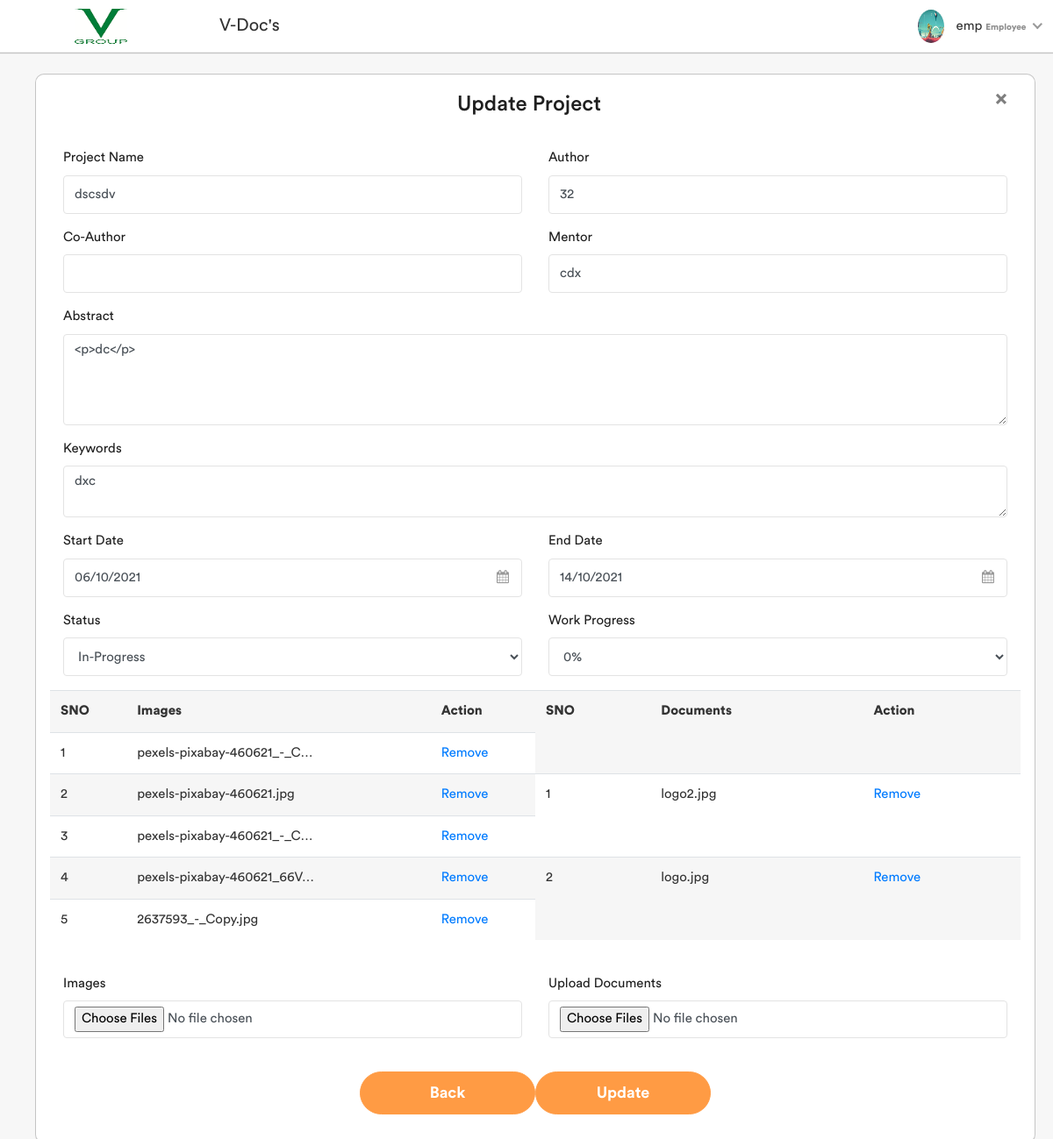
Screenshot of /project_update/1/ (signed in) with the database file from the repository.
### user/models.py (models this page shows, shortened)
class Employee(models.Model):
    user = models.OneToOneField(User,on_delete=models.CASCADE)
    phone_no = models.BigIntegerField()
    profile_pic = models.ImageField(upload_to='Users/Profile_pictures',null=True,blank=True)
    gender = models.CharField(max_length=6, choices=gender_choices)
    address = models.TextField()
    date_of_join = models.DateTimeField(default=datetime.now())
    remark = models.TextField(max_length=500)

### projects/models.py (models this page shows, shortened)
class Projects(models.Model):
    Author = models.ForeignKey(Employee, on_delete=models.CASCADE, null=True, blank=True)
    co_author = MultiSelectField(choices=co_author_choices, null=True, blank=True, max_choices=5)
    title = models.CharField(max_length=100, unique=True)
    abstract = models.TextField(max_length=500)
    project_keywords = models.TextField(max_length=500)
    mentor = models.CharField(max_length=100)
    collabrator = models.CharField(max_length=100, default='null')
    start_date = models.DateTimeField(default=datetime.now())
    completion_date = models.DateField('completion date')
    status = models.CharField(max_length=11, choices=STATUS_CHOICE, default='blank')
    work_progress = models.CharField(max_length=4,choices=work_progress_choices,default=1)

class Project_Images(models.Model):
    project_images = models.ImageField(upload_to=upload_location, null='True', blank='True')
    project_img = models.ForeignKey(Projects, on_delete=models.CASCADE, null=True, blank=True)

class Project_Files(models.Model):
    upload_documents = models.FileField(upload_to=upload_location2, null='True', blank='True')
    project = models.ForeignKey(Projects, related_name='files', on_delete=models.CASCADE, null=True, blank=True)

### projects/views.py (the view, shortened to what this page needs)
# urls.py: path('project_update/<int:id>/', ProjectUpdateView, name='project_update'),
@login_required(login_url='login_page')
def ProjectUpdateView(request, id):
    data = Employee.objects.all()
    update_project = Projects.objects.get(pk=id)
    projectview = AddprojectModelForm(instance=update_project)
    Images_Project = Project_Images.objects.filter(project_img=update_project)
    Files_Project = Project_Files.objects.filter(project=update_project)
    imagesview = [ProjectImageForm(prefix=str(images.id), instance=images) for images in Images_Project]
    filesview = [ProjectFilesForm(prefix=str(files.id), instance=files) for files in Files_Project]
    addimages = ProjectImageForm()
    addfiles = ProjectFilesForm()
    return render(request, 'Projects/update_project.html',
                  {'form': projectview, 'form2': Images_Project, 'form3': Files_Project, 'addimg': addimages,
                   'addfile': addfiles,'empdata':data})

### projects/forms.py
class ProjectImageForm(forms.ModelForm):
    class Meta:
        model = Project_Images
        fields = ['project_images']
        widgets = {
        'project_images' : forms.ClearableFileInput(attrs={'multiple': True,'class': 'form-control','id':'img','type':'file', 'name':'upload_documents'}),
        }

### user/templatetags/auth_extras.py (called while the page is built)
@register.filter(name='has_group')
def has_group(user, group_name):
    group = Group.objects.get(name=group_name)
    return True if group in user.groups.all() else False

### templates/Projects/update_project.html (shortened to what this page needs)
{% load static %}
{% include 'base.html' %}
{% load auth_extras %}
<div class="page-wrapper">
    {% block content %}
        <div class="modal-content container mt-4 mb-3" style="border-radius: 10px;">
            <form method="post" action="" enctype="multipart/form-data">
                <div class="form-group">
                    <div class="modal-body">
                        <button href="/Homepage" class="close">
                            <span aria-hidden="true">&times;</span>
                        </button>
                        <h3 style="text-align: center" class="modal-title">Update Project</h3>
                    </div>
                    <div class="modal-body">
                        <div class="row">
                            <div class="col-sm-6">
                                <div class="form-group ">
                                    <label>Project Name</label>
                                    {{ form.title }}
                                </div>
                            </div>
                            {% if request.user|has_group:"Employee" %}
                                <div class="col-sm-6">
                                    <div class="form-group ">
                                        <label>Author </label>
                                        <input name="Author" class="form-control"
                                               value="{{ request.user.employee.id }}">
                                    </div>
                                </div>
                            {% endif %}
                        </div>
                        <div class="row">
                            <div class="col-sm-6">
                                <div class="form-group ">
                                    <label>Co-Author</label>
                                </div>
                            </div>
                            <div class="col-sm-6">
                                <div class="form-group ">
                                    <label>Mentor</label>
                                    {{ form.mentor }}
                                </div>
                            </div>
                        </div>
                        <div class="form-group ">
                            <label>Abstract</label>
                            {{ form.abstract }}
                        </div>
                        <div class="form-group ">
                            <label>Keywords</label>
                            {{ form.project_keywords }}
                        </div>
                        <div class="row">
                            <div class="col-sm-6">
                                <div class="form-group  invalid ">
                                    <label>Start Date</label>
                                    <div class="cal-icon">
                                        {{ form.start_date }}
                                    </div>
                                </div>
                            </div>
                            <div class="col-sm-6">
                                <div class="form-group ">
                                    <label>End Date</label>
                                    <div class="cal-icon">
                                        {{ form.completion_date }}
                                    </div>
                                </div>
                            </div>
                        </div>
                        <div class="row">
                            <div class="col-sm-6">
                                <div class="form-group ">
                                    <label>Status</label>
                                    {{ form.status }}
                                </div>
                            </div>
                            <div class="col-sm-6">
                                <div class="form-group ">
                                    <label>Work Progress</label>
                                    {{ form.work_progress }}
                                </div>
                            </div>
                        </div>
                        <div class="row">
                            <table class="table table-striped col-sm-6"
                                   style="width:100%">
                                <tr>
                                    <th>SNO</th>
                                    <th>Images</th>
                                    <th>Action</th>
                                </tr>
                                {% for i in form2 %}
                                    <tr>
                                        <td>{{ forloop.counter }}</td>
                                        <td>{{ i.project_images|truncatechars:45|slice:"19:" }}</td>
                                        <td><a href="{% url 'deleteimage' i.id %}">Remove</a></td>
                                    </tr>
                                {% endfor %}
                            </table>
                            <table class="table table-striped col-sm-6"
                                   style="width:100%">
                                <tr>
                                    <th>SNO</th>
                                    <th>Documents</th>
                                    <th>Action</th>
                                </tr>
                                {% for j in form3 %}
                                    <tr>
                                        <td>{{ forloop.counter }}</td>
                                        <td>{{ j.upload_documents|truncatechars:45|slice:"18:" }}</td>
                                        <td><a href="{% url 'deletefile' j.id %}">Remove</a></td>
                                    </tr>
                                {% endfor %}
                            </table>
                        </div>
                        <br>
                        <div class="row file-form">
                            {% for i in addimg %}
                                <div class="col-sm-6">
                                    <div class="form-group">
                                        <label>Images</label>
                                        {{ i }}
                                    </div>
                                </div>
                            {% endfor %}
                            {% for i in addfile %}
                                <div class="col-sm-6">
                                    <div class="form-group">
                                        <label>Upload Documents</label>
                                        {{ i }}
                                    </div>
                                    <br>
                                </div>
                            {% endfor %}
                        </div>
                        <div style="justify-content: center" class="row">
                            <span><button href="/Homepage" class="btn btn-primary submit-btn">Back</button></span>
                            <span><button type="submit" class="btn btn-primary submit-btn">Update</button></span>
                        </div>
                    </div>
                </div>
            </form>
        </div>
        <br>
        <link rel="stylesheet" href="../../static/assets/css/filesupload.css"/>
    {% endblock %}
</div>

### templates/base.html (shortened to what this page needs)
<!DOCTYPE html>
<html lang="en">
{% load static %}
{% load auth_extras %}
<head>
    <link rel="stylesheet" href="{% static 'assets/css/bootstrap.min.css' %}">
    <link rel="stylesheet" href="{% static 'assets/css/font-awesome.min.css' %}">
    <link rel="stylesheet" href="{% static 'assets/css/select2.min.css' %}">
    <link rel="stylesheet" href="{% static 'assets/css/bootstrap-datetimepicker.min.css' %}">
    <link rel="stylesheet" href="{% static 'assets/css/line-awesome.min.css' %}">
    <link rel="stylesheet" href="{% static 'assets/plugins/summernote/dist/summernote-bs4.css' %}">
    <link rel="stylesheet" href="{% static 'assets/plugins/morris/morris.css' %}">
    <link rel="stylesheet" href="{% static 'assets/css/dataTables.bootstrap4.min.css' %}">
    <link rel="stylesheet" href="{% static 'assets/css/style.css' %}">
</head>
<body>
<div class="main-wrapper">
    <div class="header">
        <div class="header-left">
            <div href="" class="logo">
                <a href="{% url 'projects_list' %}"><img src="{% static 'assets/img/logo.png' %}" width="60"
                                                         height="40"
                                                         alt=""></a>
            </div>
        </div>
        <div class="page-title-box" style="font-weight: bold">
            <h3>V-Doc's</h3>
        </div>
        <ul class="nav user-menu">
            <li class="nav-item dropdown has-arrow main-drop">
                <a href="#" class="dropdown-toggle nav-link" data-toggle="dropdown">
							<span class="user-img">
                                    {% if request.user|has_group:"Employee" %}
                                        <img class="avatar" src="{{ user.employee.profile_pic }}" alt="">
                                        {{ user.username }}
                                        <span class="text-muted"
                                              style="font-size: 10px;font-weight: bold;">Employee</span>
                                    {% else %}
                                        <img src="{% static 'assets/img/profiles/avatar-1.png' %}" alt="">
                                        {{ user.username }}
                                        <span class="text-muted" style="font-size: 10px;font-weight: bold;">Admin</span>
                                    {% endif %}
                                </span>
                </a>
            </li>
        </ul>
    </div>
</div>
</body>
</html>

### rows the page displays
Projects: title "dscsdv", mentor "cdx", abstract "<p>dc</p>", project_keywords "dxc", start_date "06/10/2021", completion_date "14/10/2021", status "In-Progress", work_progress "0%"
Project_Images: project_images "pexels-pixabay-460621_-_C…"
Project_Images: project_images "pexels-pixabay-460621.jpg"
Project_Images: project_images "pexels-pixabay-460621_-_C…"
Project_Images: project_images "pexels-pixabay-460621_66V…"
Project_Images: project_images "2637593_-_Copy.jpg"
Project_Files: upload_documents "logo2.jpg"
Project_Files: upload_documents "logo.jpg"

### other values shown
{{ user.username }} "emp"
